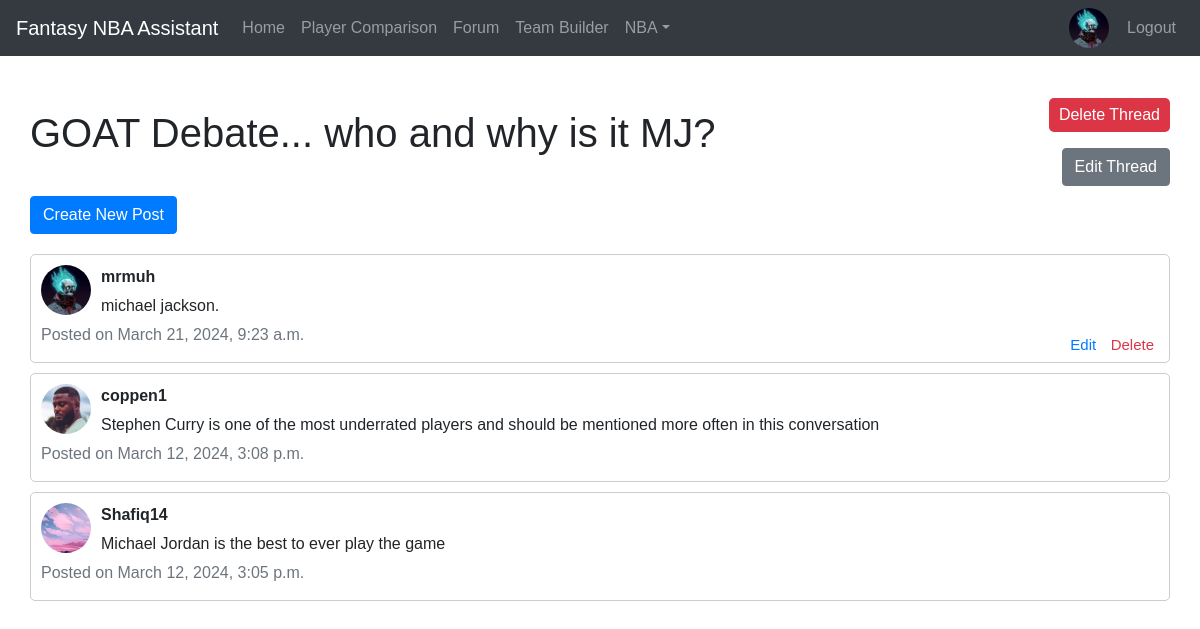
The page /thread/3/ (signed in) on the database as committed earlier.
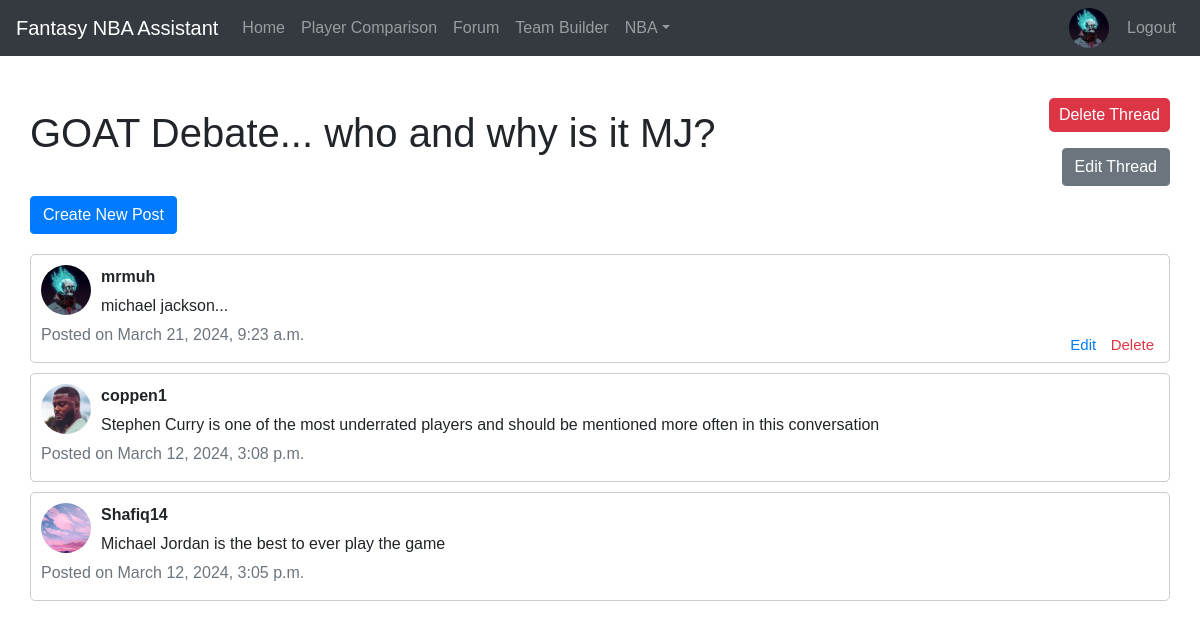
The same page on the database as committed later.
### mysite/models.py (models this page shows, shortened)
class Post(models.Model):
    thread = models.ForeignKey(Thread, on_delete=models.CASCADE)
    author = models.ForeignKey(User, on_delete=models.CASCADE, related_name='posts', default=1)  # Default to the superuser (ID=1)
    content = models.TextField()
    created_at = models.DateTimeField(auto_now_add=True)

class Profile(models.Model):
    user = models.OneToOneField(User, on_delete=models.CASCADE)
    bio = models.TextField(blank=True)
    favorite_team = models.ForeignKey('Team', on_delete=models.SET_NULL, null=True, blank=True)
    profile_picture = models.ImageField(upload_to='profile_pictures', default=default_profile_picture)

### mysite/views.py (the view)
# urls.py: path('thread/<int:pk>/', login_required(views.thread_detail), name='thread_detail'),
def thread_detail(request, pk):
    thread = get_object_or_404(Thread, pk=pk)
    posts = thread.post_set.order_by('-created_at')
    return render(request, 'mysite/thread_detail.html', {'thread': thread, 'posts': posts})

### mysite/templates/mysite/thread_detail.html (shortened to what this page needs)
{% extends 'mysite/base.html' %}
{% block content %}
<div class="container" style="padding-top: 50px;">
  <div class="row">
    <div class="col-md-12">
      <div class="thread-detail">
        <div class="creator-info">
          <h1 style="padding-bottom: 10px;">{{ thread.title }}</h1>
          {% if user.is_authenticated and thread.creator == user %}
            <div>
              <form method="post" action="{% url 'delete_thread' pk=thread.pk %}">
                <button type="submit" class="delete-thread-btn">Delete Thread</button>
              </form>
              <a href="{% url 'edit_thread' pk=thread.pk %}" class="btn btn-secondary ml-2" style="margin-top:50px;">Edit Thread</a>
            </div>
          {% endif %}
        </div>
        <form method="post" action="{% url 'create_post' pk=thread.pk %}">
          <button type="submit" class="btn btn-primary" style="margin-bottom: 20px;">Create New Post</button>
        </form>
        {% for post in posts %}
          <div class="post">
            <div class="post-content">
              <img class="profile-picture" src="{{ post.author.profile.profile_picture.url }}" alt="{{ post.author.username }}">
              <div>
                <p class="author-name">{{ post.author.username }}</p>
                <p>{{ post.content }}</p>
              </div>
            </div>
            <p class="text-muted">Posted on {{ post.created_at }}</p>
            {% if user.is_authenticated and post.author == user %}
              <div class="edit-delete-container">
                <a href="{% url 'edit_post' pk=post.pk %}" class="edit-post-btn">Edit</a>
                <a href="{% url 'delete_post' pk=post.pk %}" class="delete-post-btn">Delete</a>
              </div>
            {% endif %}
          </div>
        {% endfor %}
      </div>
    </div>
  </div>
</div>
{% endblock %}

Rows that differ between the two databases and show on the page:
changed Post "mrmuh": content "michael jackson." → "michael jackson..."
